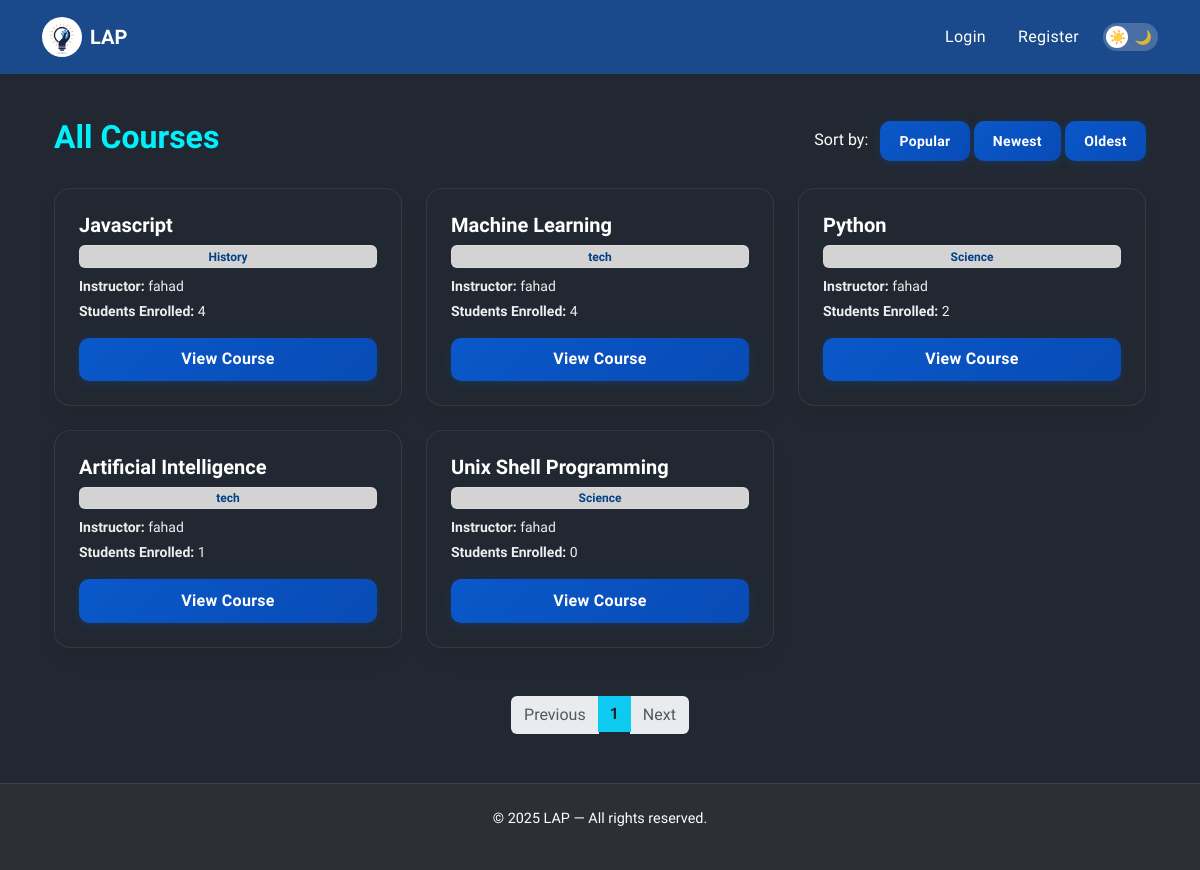
The page /courses/courses/ on the database as committed earlier.
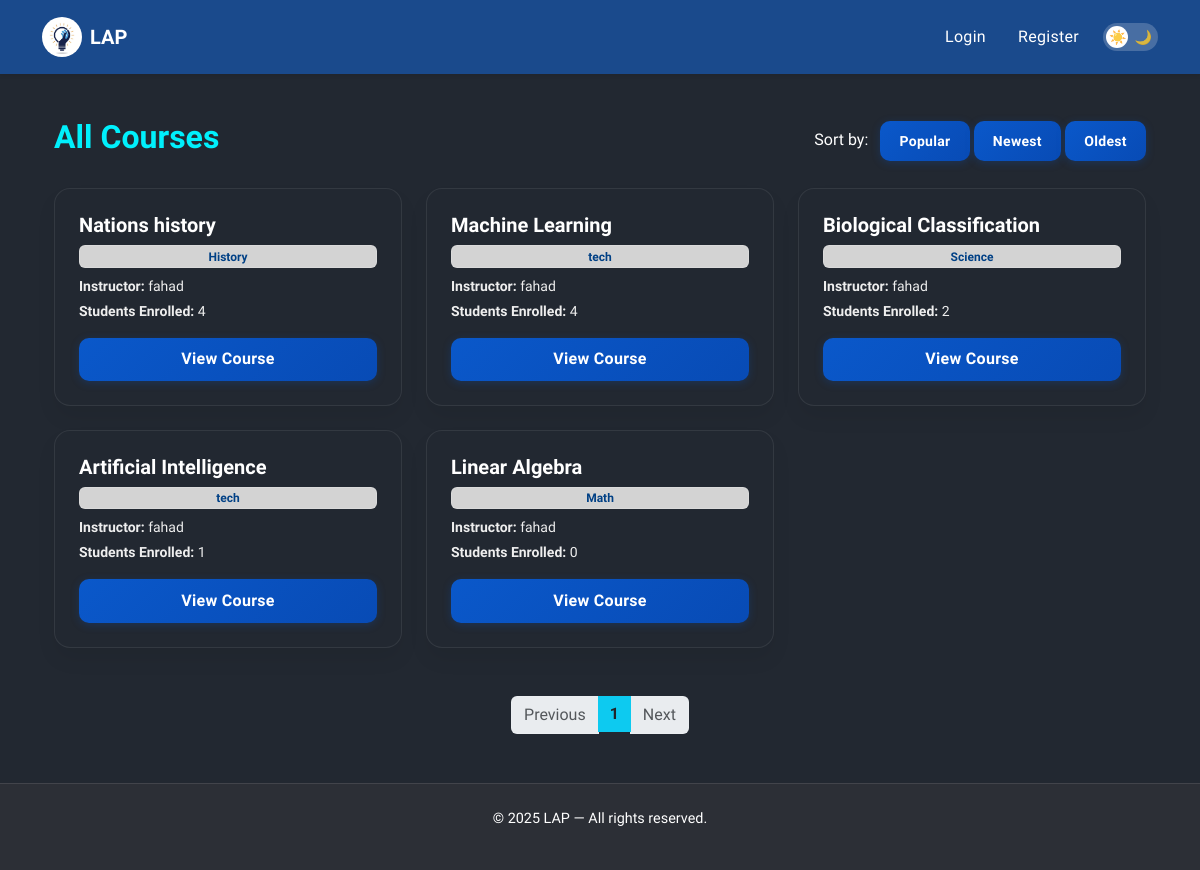
The same page on the database as committed later.
### courses/models.py (models this page shows, shortened)
class Course(models.Model):
    title = models.CharField(max_length=200)
    description = models.TextField()
    category = models.ForeignKey(Category, on_delete=models.SET_NULL, null=True, blank=True)
    created_by = models.ForeignKey(User, on_delete=models.CASCADE)
    created_at = models.DateTimeField(auto_now_add=True)

class Category(models.Model):
    name = models.CharField(max_length=50)

### courses/views.py (the view)
# urls.py: path('courses/', course_views.course_list, name='course_list'),
def course_list(request):
    sort_by = request.GET.get('sort', 'popular')
    courses = Course.objects.annotate(num_students=Count('enrollment')).all()
    if sort_by == 'popular':
        courses = courses.order_by('-num_students')
    elif sort_by == 'newest':
        courses = courses.order_by('-created_at')
    elif sort_by == 'oldest':
        courses = courses.order_by('created_at')
    categories = Category.objects.all()
    paginator = Paginator(courses, 6)
    page_number = request.GET.get('page')
    page_obj = paginator.get_page(page_number)
    return render(request, 'courses/course_list.html', {
        'page_obj': page_obj,
        'categories': categories,
        'show_sidebar': True,
        'full_page_center': False,
    })

### courses/context_processors.py (called while the page is built)
def categories(request):
    return {
        'categories': Category.objects.all()
    }

### templates/courses/course_list.html (shortened to what this page needs)
{% extends 'base.html' %}
{% load static %}
{% block content %}
<div class="container py-4">
  <div class="d-flex justify-content-between align-items-center mb-4">
    <h2 class="fw-bold section-heading">All Courses</h2>
    <div class="sort-options">
      <span class="section-subheading me-2">Sort by:</span>
      <a href="?sort=popular"
        class="btn btn-sm btn-outline-info {% if request.GET.sort == 'popular' or not request.GET.sort %}active{% endif %}">
        Popular
      </a>
      <a href="?sort=newest" class="btn btn-sm btn-outline-info {% if request.GET.sort == 'newest' %}active{% endif %}">
        Newest
      </a>
      <a href="?sort=oldest" class="btn btn-sm btn-outline-info {% if request.GET.sort == 'oldest' %}active{% endif %}">
        Oldest
      </a>
    </div>
  </div>
  <div class="row g-4">
    {% for course in page_obj %}
    <div class="col-md-6 col-lg-4">
      <div class="course-card h-100 p-4 d-flex flex-column">
        <h5 class="fw-bold mb-2">
          <a href="{% url 'course_detail' course.id %}" class="text-decoration-none section-subheading">
            {{ course.title }}
          </a>
        </h5>
        {% if course.category %}
        <span class="badge badge-cat mb-2">{{ course.category.name }}</span>
        {% else %}
        <span class="badge bg-secondary mb-2">Uncategorized</span>
        {% endif %}
        <p class="small mb-1"><strong>Instructor:</strong> {{ course.created_by.username }}</p>
        <p class="small mb-3"><strong>Students Enrolled:</strong> {{ course.enrollment_set.count }}</p>
        <div class="mt-auto">
          <a href="{% url 'course_detail' course.id %}" class="btn btn-outline-info w-100 fw-semibold ">
            View Course
          </a>
        </div>
      </div>
    </div>
    {% empty %}
    <div class="empty-state text-center py-5">
      <p class="mb-3 text-muted">No courses found.</p>
      <a href="{% url 'dashboard' %}" class="btn btn-outline-info px-4 py-2 rounded-pill">Go to Dashboard</a>
    </div>
    {% endfor %}
  </div>
  <div class="mt-5">
    <nav aria-label="Page navigation">
      <ul class="pagination justify-content-center">
        {% if page_obj.has_previous %}
        <li class="page-item">
          <a class="page-link custom-page-link"
            href="?page={{ page_obj.previous_page_number }}{% if request.GET.sort %}&sort={{ request.GET.sort }}{% endif %}">
            Previous
          </a>
        </li>
        {% else %}
        <li class="page-item disabled"><span class="page-link custom-page-link disabled">Previous</span></li>
        {% endif %}
        {% for num in page_obj.paginator.page_range %}
        {% if page_obj.number == num %}
        <li class="page-item active">
          <span class="page-link bg-info border-0 text-dark fw-bold">{{ num }}</span>
        </li>
        {% endif %}
        {% endfor %}
        {% if page_obj.has_next %}
        <li class="page-item">
          <a class="page-link custom-page-link"
            href="?page={{ page_obj.next_page_number }}{% if request.GET.sort %}&sort={{ request.GET.sort }}{% endif %}">
            Next
          </a>
        </li>
        {% else %}
        <li class="page-item disabled"><span class="page-link custom-page-link disabled">Next</span></li>
        {% endif %}
      </ul>
    </nav>
  </div>
</div>
{% endblock %}

Rows that differ between the two databases and show on the page:
changed Course "History": title "Javascript" → "Nations history"
changed Course "Science": title "Python" → "Biological Classification"
changed Course: title "Unix Shell Programming" → "Linear Algebra"; category.name "Science" → "Math"
